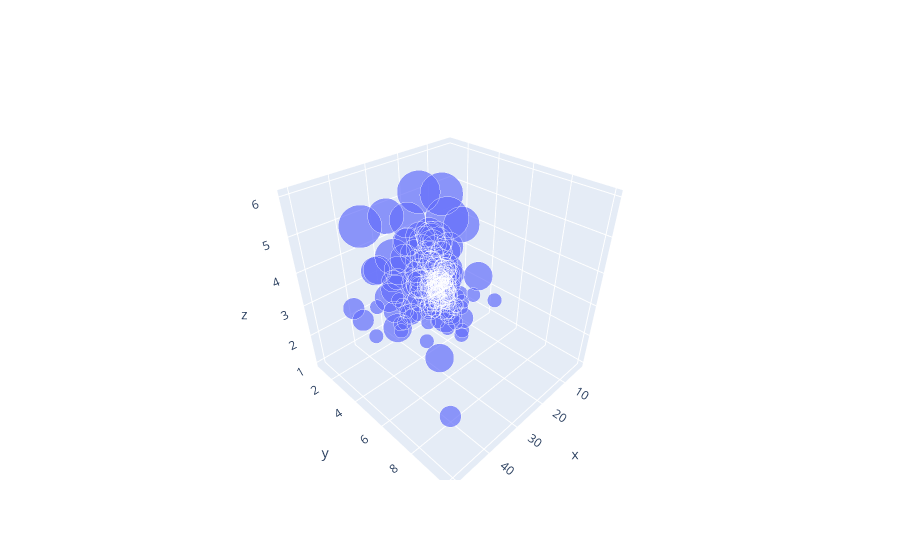

The notebook cell this image was saved under:
### Code cell
fig=go.Figure()
fig.add_trace(go.Scatter3d(x=tips.total_bill, y=tips.tip, mode='markers', marker_size=5*tips['size'], z=tips['size']))

### Figure 1 — Plotly figure (JSON) as saved in the notebook; plotly's stock layout.template omitted (floating-point values rounded to 4 significant figures; data arrays with more than 128 entries replaced by an {"elided": "..."} marker saying what was removed)
{"data": [{"marker": {"size": {"elided": "244 int values"}}, "mode": "markers", "type": "scatter3d", "x": {"elided": "244 float values"}, "y": {"elided": "244 float values"}, "z": {"elided": "244 int values"}}], "layout": {}}
